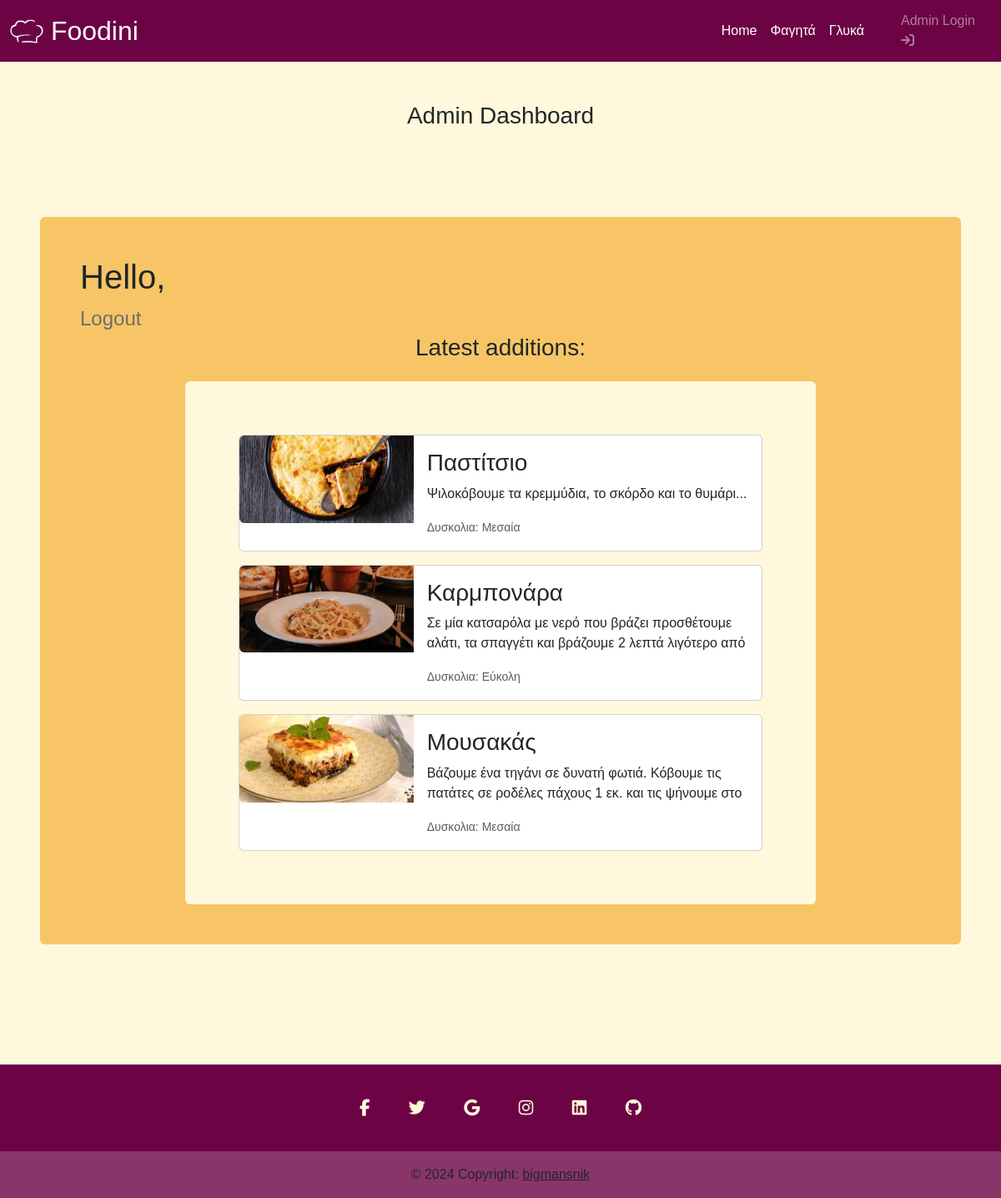
The page /pages/latest_recipes.php on the database its author committed.
### tables this page shows
CREATE TABLE `recipes` (
  `recipe_id` int(11) NOT NULL,
  `title` varchar(30) NOT NULL,
  `category` enum('Αλμυρό','Γλυκό') NOT NULL,
  `difficulty` enum('Εύκολη','Μεσαία','Δύσκολη') NOT NULL,
  `description` text NOT NULL,
  `description_tiny` varchar(100) NOT NULL,
  `rating` int(11) NOT NULL,
  `liked` tinyint(1) NOT NULL,
  `thumbnail` varchar(50) NOT NULL,
  `full_res` varchar(50) NOT NULL,
  `author` varchar(30) NOT NULL
);

### require/recipe_card.php (the view)
<?php
function single_card_function ($x){
    echo "
        <a href='recepie_info.php?recipe_id=".$x['recipe_id']."' style='text-decoration: none;'>
            <div class='card mb-3 m-3'>
            <div class='row g-0'>
                <div class='col-md-4'>
                <img src='../images/eikones_syntagwn/thumbnail/".$x['thumbnail'].".jpg' class='img-fluid rounded-start' alt='...'>
                </div>
                <div class='col-md-8'>
                <div class='card-body'>
                    <h3 class='card-title text-capitalize'>".$x['title']."</h3>
                    <p class='card-text'>" . $x["description_tiny"] . "</p>
                    <p class='card-text'><small class='text-body-secondary'>" ."Δυσκολια: " .$x["difficulty"] . "</small></p>
                </div>
                </div>
            </div>
            </div>
        </a>
    ";}

### pages/latest_recipes.php (shortened to what this page needs)
<!DOCTYPE html>
<html lang="en">
<head>
    <link href="https://cdn.jsdelivr.net/npm/bootstrap@5.3.3/dist/css/bootstrap.min.css" rel="stylesheet">
    <link rel="stylesheet" href="../css/style_reb.css">
</head>
<body class="d-flex flex-column ">
    <nav class="navbar navbar-expand-sm sticky-top navbar-dark">
        <div class="container">
        <a class="navbar-brand fs-2" href="index.php"><img src="../images/logo/logo2.png" alt="" srcset="" style="max-width: 2.5rem; padding:0%; margin:0%" class=" mb-1"> Foodini</a>
            <div class="collapse navbar-collapse" id="navbarResponsive">
                <ul class="navbar-nav ms-auto">
                    <li class="nav-item active">
                        <a class="nav-link" href="index.php">Home</a>
                    </li>
                    <li class="nav-item">
                        <a class="nav-link" href="faghta_kai_glyka.php?category=Αλμυρό">Φαγητά</a>
                    </li>
                    <li class="nav-item">
                        <a class="nav-link" href="faghta_kai_glyka.php?category=Γλυκό">Γλυκά</a>
                    </li>
                </ul>
            </div>
        </div>
        <ul class="navbar-nav mx-4">
            <li class="admin-login">
                <?php
                if (isset($_SESSION['name']) && isset($_SESSION['user_name'])) {
                    echo "<a href='admin_dashboard.php' class='admin-login'>" . $_SESSION['name'] . " <i class='fa-solid fa-arrow-right-to-bracket'></i></a>";
                } else {
                    echo "<a href='admin_dashboard.php' class='admin-login'> Admin Login <i class='fa-solid fa-arrow-right-to-bracket'></i></a>";
                }
                ?>
            </li>
        </ul>
    </nav>
    <section class="container  my-5">
        <h3 class="text-center">Admin Dashboard</h3>
    </section>
    <section class="container-fluid  p-5">
        <div class="container-fluid syntages-container p-5 rounded">
            <h1>Hello, <?php echo $_SESSION['name']; ?></h1>
            <a href="logout.php" class="text-decoration-none logout-button">Logout</a>
            <h3 class="text-center mb-4">Latest additions:</h3>
            <div class="container w-75 p-5 admin-form rounded">
                <?php
                    require "../require/recipe_card.php";
                    require "connect_db.php";
                    $entry_number_sql = "SELECT * FROM recipes";
                    $entry_number_querry = mysqli_query($conn, $entry_number_sql);
                    $last_recipe_added = mysqli_num_rows($entry_number_querry);
                    $all_recipes = range(1, $last_recipe_added);
                    for ($x = 0; $x < 3; $x++){
                        $sql = "SELECT * FROM recipes WHERE recipe_id = ".$all_recipes[$x]."";
                        $querry = mysqli_query($conn, $sql);
                        while ($result = mysqli_fetch_assoc($querry)) {
                            single_card_function($result);
                          };
                    }
                ?>
            </div>
        </div>
    </section>
    <section class="container-fluid  p-5">
    </section>
    <footer class="text-center text-white mt-auto" style="background-color: #6C0345; ">
        <div class="container pt-4">
            <section class="mb-4">
                <a class="btn btn-link btn-floating btn-lg text-dark m-1" href="#!" role="button" data-mdb-ripple-color="dark"><i class="fa-brands fa-facebook-f" style="color: #FFF8DC;"></i></a>
                <a class="btn btn-link btn-floating btn-lg text-dark m-1" href="#!" role="button" data-mdb-ripple-color="dark"><i class="fab fa-twitter" style="color: #FFF8DC;"></i></a>
                <a class="btn btn-link btn-floating btn-lg text-dark m-1" href="#!" role="button" data-mdb-ripple-color="dark"><i class="fab fa-google" style="color: #FFF8DC;"></i></a>
                <a class="btn btn-link btn-floating btn-lg text-dark m-1" href="#!" role="button" data-mdb-ripple-color="dark"><i class="fab fa-instagram" style="color: #FFF8DC;"></i></a>
                <a class="btn btn-link btn-floating btn-lg text-dark m-1" href="#!" role="button" data-mdb-ripple-color="dark"><i class="fab fa-linkedin" style="color: #FFF8DC;"></i></a>
                <a class="btn btn-link btn-floating btn-lg text-dark m-1" href="#!" role="button" data-mdb-ripple-color="dark"><i class="fab fa-github" style="color: #FFF8DC;"></i></a>
            </section>
        </div>
        <div class="text-center text-dark p-3" style="background-color: rgba(255, 255, 255, 0.2);">
            © 2024 Copyright:
            <a class="text-dark" href="https://www.youtube.com/watch?v=V1lAZ5OQ6qI">bigmansnik</a>
        </div>
    </footer>
</body>
</html>

### css/style_reb.css (style rules this page uses)
body { background-color: #FFF8DC; font-family: sans-serif; min-height: 100vh; }
.navbar { background-color: #6C0345; }
.nav-link { color: white; }
.syntages-container { background-color: #F7C566; }
.admin-form { background-color: #FFF8DC; }
.admin-login { color: #ffffff7a; text-decoration: none; }
.logout-button { font-size: x-large; color: rgb(110, 110, 110); }

### rows shown on the page
recipes: thumbnail (picture), title "Παστίτσιο", description_tiny "Ψιλοκόβουμε τα κρεμμύδια, το σκόρδο και το θυμάρι...", difficulty "Μεσαία"
recipes: thumbnail (picture), title "Καρμπονάρα", description_tiny "Σε μία κατσαρόλα με νερό που βράζει προσθέτουμε αλάτι, τα σπαγγέτι και βράζουμε 2 λεπτά λιγότερο από", difficulty "Εύκολη"
recipes: thumbnail (picture), title "Μουσακάς", description_tiny "Βάζουμε ένα τηγάνι σε δυνατή φωτιά. Κόβουμε τις πατάτες σε ροδέλες πάχους 1 εκ. και τις ψήνουμε στο", difficulty "Μεσαία"
